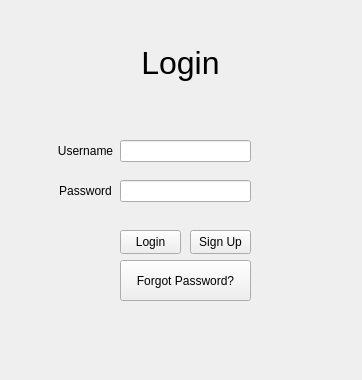
<?xml version="1.0" encoding="UTF-8"?>
<ui version="4.0">
 <class>LoginWindow</class>
 <widget class="QMainWindow" name="LoginWindow">
  <property name="geometry">
   <rect>
    <x>0</x>
    <y>0</y>
    <width>362</width>
    <height>380</height>
   </rect>
  </property>
  <property name="sizePolicy">
   <sizepolicy hsizetype="Fixed" vsizetype="Fixed">
    <horstretch>0</horstretch>
    <verstretch>0</verstretch>
   </sizepolicy>
  </property>
  <property name="minimumSize">
   <size>
    <width>362</width>
    <height>380</height>
   </size>
  </property>
  <property name="maximumSize">
   <size>
    <width>362</width>
    <height>380</height>
   </size>
  </property>
  <property name="windowTitle">
   <string>Login</string>
  </property>
  <property name="windowIcon">
   <iconset>
    <normaloff>../../Desktop/logo.ico</normaloff>../../Desktop/logo.ico</iconset>
  </property>
  <property name="animated">
   <bool>true</bool>
  </property>
  <property name="unifiedTitleAndToolBarOnMac">
   <bool>false</bool>
  </property>
  <widget class="QWidget" name="centralwidget">
   <widget class="QLabel" name="Title">
    <property name="geometry">
     <rect>
      <x>0</x>
      <y>2</y>
      <width>361</width>
      <height>121</height>
     </rect>
    </property>
    <property name="font">
     <font>
      <pointsize>24</pointsize>
     </font>
    </property>
    <property name="layoutDirection">
     <enum>Qt::LeftToRight</enum>
    </property>
    <property name="autoFillBackground">
     <bool>false</bool>
    </property>
    <property name="text">
     <string>Login</string>
    </property>
    <property name="textFormat">
     <enum>Qt::AutoText</enum>
    </property>
    <property name="scaledContents">
     <bool>true</bool>
    </property>
    <property name="alignment">
     <set>Qt::AlignCenter</set>
    </property>
    <property name="indent">
     <number>0</number>
    </property>
   </widget>
   <widget class="QLineEdit" name="usernameBox">
    <property name="geometry">
     <rect>
      <x>120</x>
      <y>140</y>
      <width>131</width>
      <height>22</height>
     </rect>
    </property>
   </widget>
   <widget class="QLabel" name="usernameLabel">
    <property name="geometry">
     <rect>
      <x>50</x>
      <y>140</y>
      <width>71</width>
      <height>21</height>
     </rect>
    </property>
    <property name="text">
     <string>Username</string>
    </property>
    <property name="alignment">
     <set>Qt::AlignCenter</set>
    </property>
   </widget>
   <widget class="QLabel" name="passwordLabel">
    <property name="geometry">
     <rect>
      <x>50</x>
      <y>180</y>
      <width>71</width>
      <height>21</height>
     </rect>
    </property>
    <property name="text">
     <string>Password</string>
    </property>
    <property name="alignment">
     <set>Qt::AlignCenter</set>
    </property>
   </widget>
   <widget class="QLineEdit" name="passwordBox">
    <property name="geometry">
     <rect>
      <x>120</x>
      <y>180</y>
      <width>131</width>
      <height>22</height>
     </rect>
    </property>
    <property name="echoMode">
     <enum>QLineEdit::Password</enum>
    </property>
   </widget>
   <widget class="QPushButton" name="LoginButton">
    <property name="geometry">
     <rect>
      <x>120</x>
      <y>230</y>
      <width>61</width>
      <height>24</height>
     </rect>
    </property>
    <property name="text">
     <string>Login</string>
    </property>
   </widget>
   <widget class="QPushButton" name="SignUpButton">
    <property name="geometry">
     <rect>
      <x>190</x>
      <y>230</y>
      <width>61</width>
      <height>24</height>
     </rect>
    </property>
    <property name="text">
     <string>Sign Up</string>
    </property>
   </widget>
   <widget class="QPushButton" name="ForgotPasswordButton">
    <property name="geometry">
     <rect>
      <x>120</x>
      <y>260</y>
      <width>131</width>
      <height>41</height>
     </rect>
    </property>
    <property name="text">
     <string>Forgot Password?</string>
    </property>
   </widget>
  </widget>
 </widget>
 <resources/>
 <connections/>
</ui>
